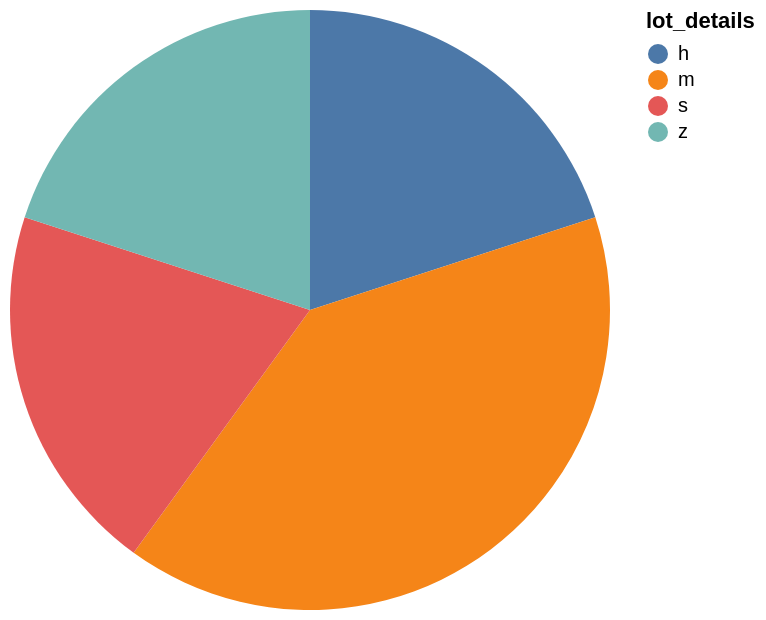

Source (Vega-Lite JSON):
### Vega-Lite specification from a JSON file in a GitHub repository (floating-point values rounded to 4 significant figures)
{"data": {"values": [{"x_data": "h", "y_data": 1}, {"x_data": "m", "y_data": 2}, {"x_data": "s", "y_data": 1}, {"x_data": "z", "y_data": 1}]}, "mark": "arc", "encoding": {"theta": {"field": "y_data", "type": "quantitative", "title": "COUNT(lot_details)"}, "color": {"field": "x_data", "type": "nominal", "title": "lot_details"}}}
